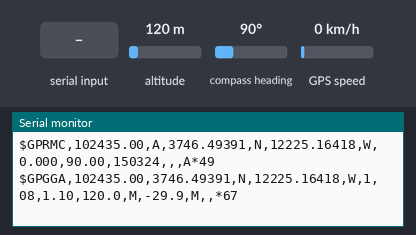
The sketch below on a simulated Arduino Uno, built with avr-gcc and run on an emulated ATmega328P. On the bench: the last lines printed to the serial monitor. The test bench sets the inputs (shaded band); at power-on: compass heading 90°, GPS speed 0 km/h, altitude 120 m. The GPS gets a fix after 3 s at 37.7749, -122.4194 with 8 satellites.

Above: at 5.8 s.
5.9 s: compass heading set to 269°
At 10.22 s:
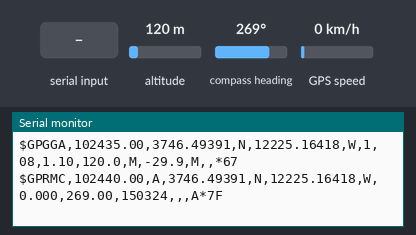
16.7 s: "1" received over the second serial link
At 20.8 s:
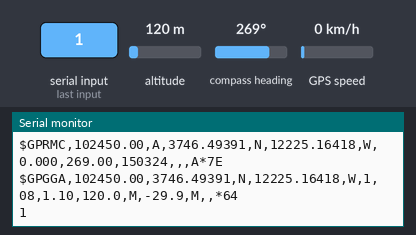
22.8 s: GPS speed set to 30 km/h
At 25.52 s:
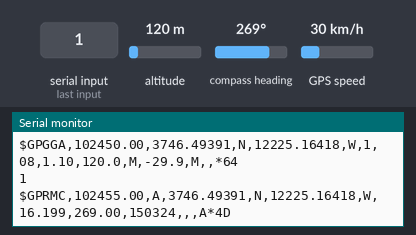
32.0 s: altitude set to 20 m
At 35.71 s:
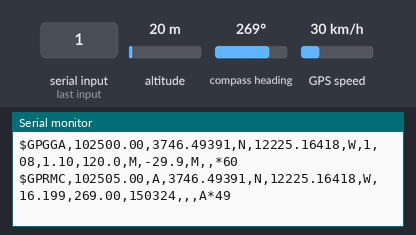
38.1 s: "0" received over the second serial link
At 42.0 s:
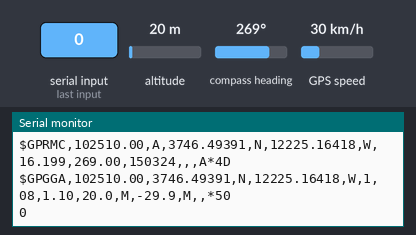
Timing chart, 0 to 43.5 s (numbered marks = the images above; inputs shaded):
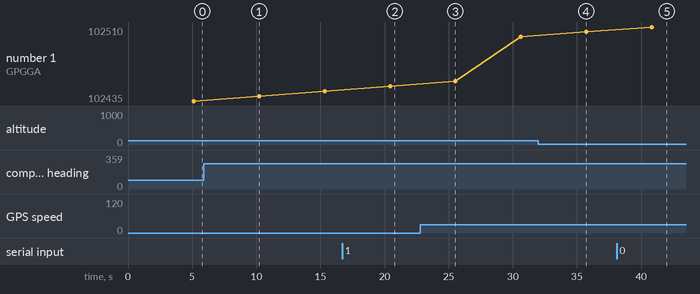

The sketch:

basic_gps.ino
```cpp
/*
 * Complete Project Details http://randomnerdtutorials.com

  * Basic GPS dump
  * $GPVTG – Velocity made good
  * $GPRMC – Essential GPS pvt (position, velocity, time) data
  * $GPGGA is the basic GPS NMEA message, that provides 3D location and accuracy data.
  * $GPGLL – Geographic Latitude and Longitude
  * $GPGSA – GPS DOP (dilution of precision) and active satellites
  * $GPGSV – Detailed GPS satellite information


$GPRMC,013919.00,V,,,,,,,301021,,,N*7F
$GPVTG,,,,,,,,,N*30
$GPGGA,013919.00,,,,,0,00,99.99,,,,,,*65
$GPGSA,A,1,,,,,,,,,,,,,99.99,99.99,99.99*30
$GPGSV,1,1,01,09,,,23*70
$GPGLL,,,,,013919.00,V,N*49

$GPGGA is the basic GPS NMEA message, that provides 3D location and accuracy data. In the following sentence:

$GPGGA,110617.00,41XX.XXXXX,N,00831.54761,W,1,05,2.68,129.0,M,50.1,M,,*42
110617 – represents the time at which the fix location was taken, 11:06:17 UTC
41XX.XXXXX,N – latitude 41 deg XX.XXXXX’ N
00831.54761,W – Longitude 008 deg 31.54761′ W
1 – fix quality (0 = invalid; 1= GPS fix; 2 = DGPS fix; 3 = PPS fix; 4 = Real Time Kinematic; 5 = Float RTK; 6 = estimated (dead reckoning); 7 = Manual input mode; 8 = Simulation mode)
05 – number of satellites being tracked
2.68 – Horizontal dilution of position
129.0, M – Altitude, in meters above the sea level
50.1, M – Height of geoid (mean sea level) above WGS84 ellipsoid
empty field – time in seconds since last DGPS update
empty field – DGPS station ID number
*42 – the checksum data, always begins with *
*
*

 */

#include <SoftwareSerial.h>
#include <TinyGPS.h>

TinyGPS gps;
SoftwareSerial gpsSerial(9, 10);  // TX, RX pin for GPS

void setup() {
  Serial.begin( 9600 );
  gpsSerial.begin( 9600 );

  Serial.println("Tiny GPS v");
//  Serial.println(TinyGPS::libraryVersion());
}

void loop() {
  while (gpsSerial.available() > 0){
    byte gpsData = gpsSerial.read();
    Serial.write( gpsData );
    gps.encode( gpsData );
  }
  Serial.println();
/*
  Serial.print( gps.altitude() );
  Serial.print( gps.altitude() );
  Serial.print(",");
  Serial.print( gps.satellites() );
  Serial.println(" satellites\n");
*/
  delay( 5000 );

}
```

Measured:
- after the input at 5.9 s, the serial monitor: prints a new line after 4.3 s (image 1)
- after the input at 16.7 s, the serial monitor: prints a new line after 3.8 s (image 2)
- after the input at 22.8 s, the serial monitor: prints a new line after 2.7 s (image 3)
- after the input at 38.1 s, the serial monitor: prints a new line after 2.8 s (image 5)
